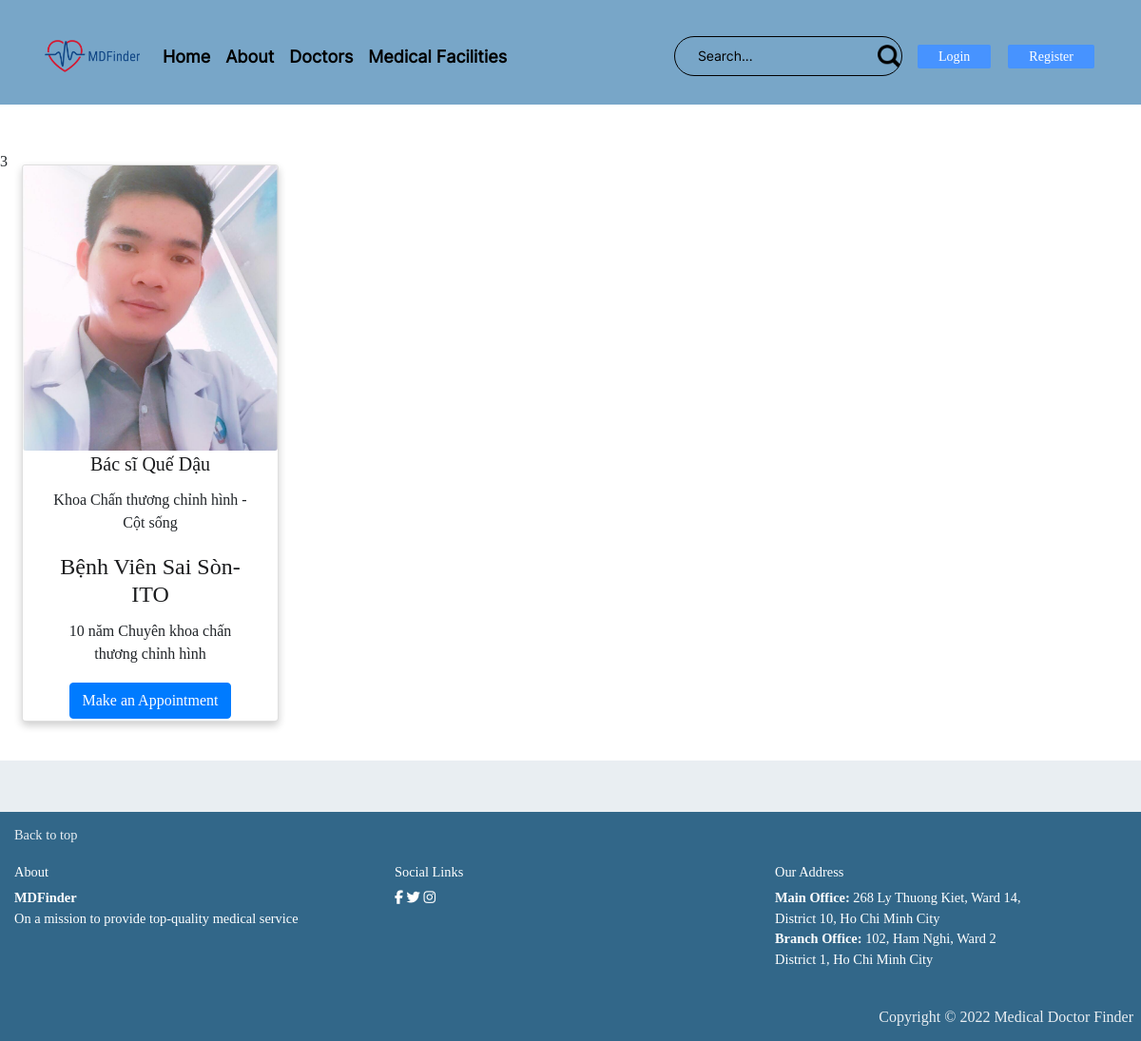
Screenshot of /index.php?page=doctor-profile&md_id=3 with the database file from the repository.
### tables this page shows
CREATE TABLE `doctor` (
  `md_id` int(32) NOT NULL,
  `md_name` varchar(41) DEFAULT NULL,
  `md_dept` varchar(50) DEFAULT NULL,
  `md_clinic` varchar(600) DEFAULT NULL,
  `md_address` varchar(100) DEFAULT NULL,
  `md_photo` varchar(100) DEFAULT NULL,
  `md_desc` varchar(1300) DEFAULT NULL,
  `md_degree` varchar(500) DEFAULT NULL,
  `user_id` int(32) DEFAULT NULL
);

### libs/cards_display.php (the view, shortened to what this page needs)
<?php
function md_profile($md_id, $md_name, $md_dept, $md_photo, $md_clinic, $md_address, $md_desc, $md_degree){
    $element="
    <div class=\"col-md-3 col-sm-6 col-xs-12\">
                        <div class=\"card\">
                            <img src=\"$md_photo\" class=\"card-img\" alt=\"\">
                            <div class=\"card-container\">
                                <h5 class=\"card-title\">$md_name</h5>
                                <p class=\"card-text\">Khoa $md_dept</p>
                                <h4 class=\"card-text\">$md_clinic</h4>
                                <p class=\"card-text\">$md_desc</p>
                                <a href=\"?page=make-appointment&md_id=$md_id\" class=\"btn btn-primary\">Make an Appointment</a>
                            </div>
                        </div>
                    </div>";
    echo $element;
}
?>

### views/doctor-profile.php (shortened to what this page needs)
<?php
require('libs/cards_display.php');
require('libs/database/databaseimplement.php');
$database = new DatabaseClass(db_name:"mdfinder", table_name:"doctor");
?>
<!DOCTYPE html>
<html lang="en">
<head>
    <link rel="stylesheet" href="./assets/css/style.css">
    <link rel="stylesheet" href="./assets/css/login.css">
    <link rel="stylesheet" href="./assets/css/register.css">
    <link rel="stylesheet" href="./assets/css/main.css">
    <link rel="stylesheet" href="./assets/css/utilities.css">
    <link rel="stylesheet" href="./assets/css/utils.css">
    <link rel="stylesheet" href="https://maxcdn.bootstrapcdn.com/bootstrap/4.5.2/css/bootstrap.min.css">
</head>
<body>
<?php include 'components/header.php'; ?>
<div class="container-fluid">
    <div class="row text-center py-5">
        <?php
            $md_id = $_GET['md_id'];
            $result = $database->displayDoctor($md_id);
            while ($row = mysqli_fetch_assoc($result)){
                md_profile( $row['md_id'],
                            $row['md_name'],
                            $row['md_dept'],
                            $row['md_photo'],
                            $row['md_clinic'],
                            $row['md_address'],
                            $row['md_desc'],
                            $row['md_degree']
                        );
            }
        ?>
    </div>
</div>
<?php include 'components/footer.php'; ?>
</body>
</html>

### assets/css/style.css (style rules this page uses)
* { box-sizing: border-box; padding: 0; margin: 0; line-height: 1.5; font-family: "Lucida Sans", "Roboto", "Helvetica", sans-serif; }
:root { --bg-color: #ffffff; --heading-color: #1B1C1E; --text-color: #2B2B2B; }
html { height: 100%; background-color: var(--color-3); }
body { background-color: var(--color-3); color: var(--text-color); height: 100vh; display: flex; flex-direction: column; }
h1, h2, h3, h4, h5, h6 { color: var(--heading-color); }
div { display: block; }
.row::after { content: ""; clear: both; display: block; }
[class*="col-"] { float: left; padding: 15px; }
.card { box-shadow: 0 4px 8px 0 rgba(0, 0, 0, 0.2); transition: 0.3s; width: 100%; margin: 0 auto; margin-bottom: 2em; border-radius: 5px; background-color: var(--color-2); }
.card-container { padding: 2px 16px; }
.card-img { width: 100%; height: 300px; object-fit: cover; border-radius: 5px 5px 0 0; }
.card-text { padding: 2px 16px; width: 100%; }

### assets/css/login.css (style rules this page uses)
* { margin: 0; padding: 0; box-sizing: border-box; font-family: "Gilroy Medium"; outline: none; }

### assets/css/register.css (style rules this page uses)
* { margin: 0; padding: 0; box-sizing: border-box; font-family: "Gilroy Medium"; outline: none; }

### assets/css/main.css (style rules this page uses)
* { margin: 0; padding: 0; }
:root { --color-black: #2e2e2e; --color-red: #d8112b; --color-blue: #084487; --color-1: #326789; --color-2: #78a6c8; --color-3: #e9eef2; --color-4: #e65c4f; }
a:link { text-decoration: none !important; cursor: pointer; }
::placeholder { color: rgb(1, 1, 1); opacity: 1; }

### assets/css/utilities.css (style rules this page uses)
* { margin: 0; padding: 0; box-sizing: border-box; -webkit-font-smoothing: antialiased; -moz-osx-font-smoothing: grayscale; }
*:before, *:after { box-sizing: border-box; }

### rows the page displays
doctor: md_photo (picture), md_name "Bác sĩ Quế Dậu", md_dept "Chấn thương chỉnh hình - Cột sống", md_clinic "Bệnh Viên Sai Sòn-ITO", md_desc "10 năm Chuyên khoa chấn thương chỉnh hình"

### other values shown
$id "3"
